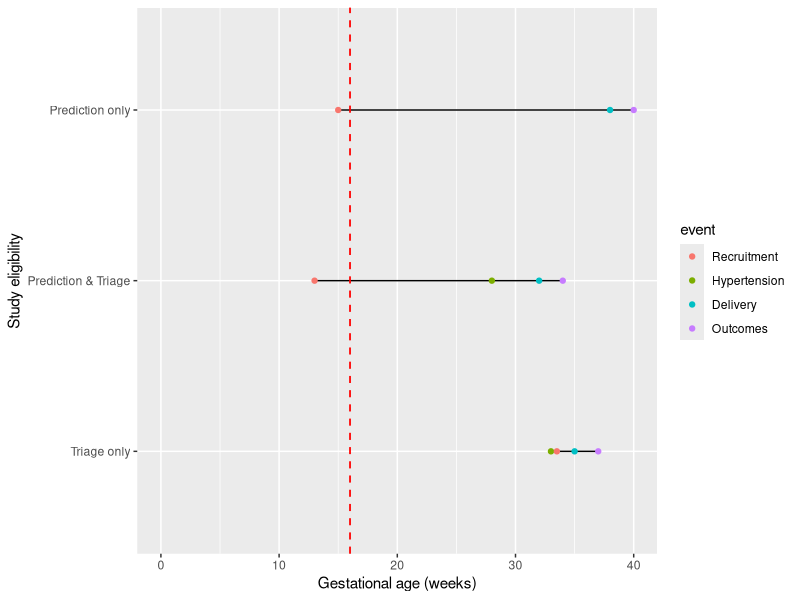

Here is the R script that generated this plot:
library(ggplot2)
library(tidyverse)

df <- data.frame(
  participant = c("Prediction only", "Prediction only", "Prediction only", "Prediction & Triage", "Prediction & Triage", "Prediction & Triage", "Prediction & Triage", "Triage only", "Triage only", "Triage only", "Triage only"),
  event = c("Recruitment", "Delivery", "Outcomes", "Recruitment", "Hypertension", "Delivery", "Outcomes", "Hypertension", "Recruitment", "Delivery", "Outcomes"),
  EGA = c(15,38,40,13,28,32,34,33,33.5,35,37)
)

df$participant <- factor(df$participant, levels = c("Triage only", "Prediction & Triage", "Prediction only"))
df$event <- factor(df$event, levels = c("Recruitment", "Hypertension", "Delivery", "Outcomes"))

df %>% ggplot(aes(EGA, participant)) +
  geom_line(aes(group = participant)) +
  geom_point(aes(color = event)) +
  scale_x_continuous(name = "Gestational age (weeks)", limits = c(0,40)) +
  scale_y_discrete(name = "Study eligibility") +
  geom_vline(xintercept = 16, linetype = "dashed", color = "red", size = 0.6) +
  labs(color = "Event") %>%
  saveRDS(file = "flow.rds")

